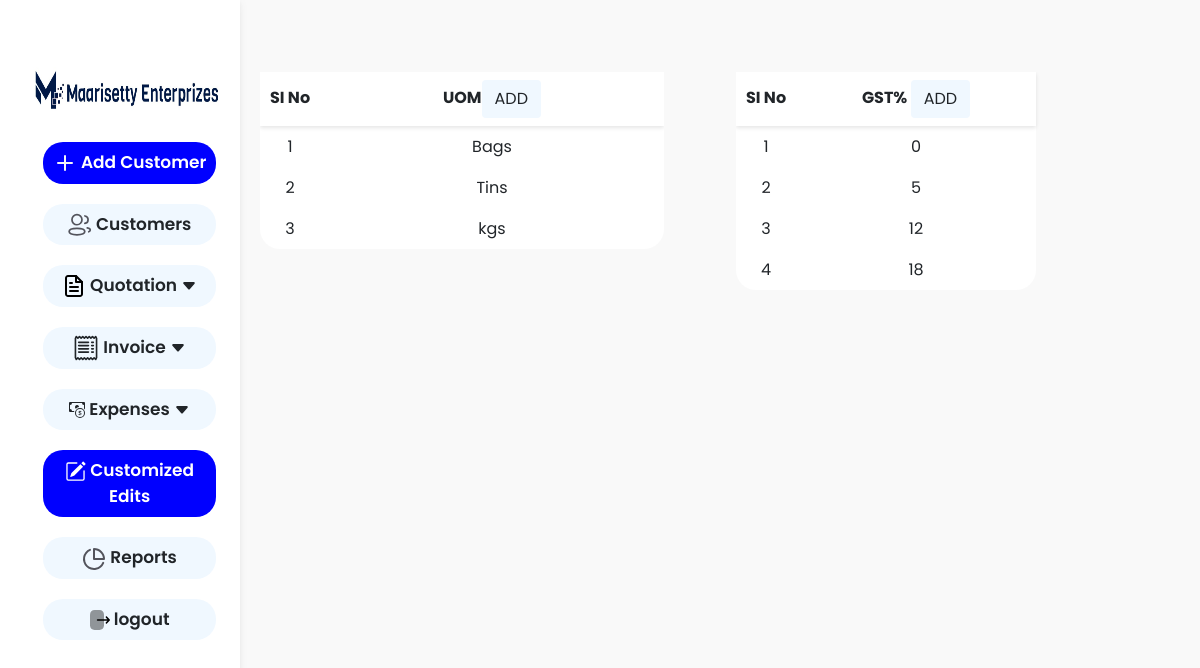
The page /customized_edits.php (signed in) on the database its author committed.
### tables this page shows
CREATE TABLE `service_names` (
  `si_No` int(11) NOT NULL,
  `service_Name` varchar(150) NOT NULL
);

CREATE TABLE `gst_no` (
  `si_No` int(11) NOT NULL,
  `gst` int(11) NOT NULL
);

### customized_edits.php (the view, shortened to what this page needs)
<!DOCTYPE html>
<html lang="en">
<head>
    <link href="https://cdn.jsdelivr.net/npm/bootstrap@5.0.2/dist/css/bootstrap.min.css" rel="stylesheet">
    <link rel="stylesheet" href="img/style.css">
    <link rel="stylesheet" href="img/stylemi.css">
</head>
<body>
    <div class="container-fluid">
        <div class="row">
            <section class="col-lg-2">
                <nav id="sidebarMenu" class="  collapse d-lg-block sidebar collapse bg-white">
                    <div class="container-fluid">
                        <a class="navbar-brand" href="#" id="change_password"><img src="img/me_log.jpg" alt="" height="60px" width="200px"></a>
                        <div class=" navbar-collapse  " id="navbarNav">
                            <ul class="navbar-nav " style="margin-left: 10%; text-align: center;">
                                <li class=" ">
                                    <a href="#" class="nav-link  nav-links active-link mt-4" id="add_customer"><svg xmlns="http://www.w3.org/2000/svg" width="24" height="24" viewBox="0 0 24 24" fill="none">
                                            <path d="M12 5V19" stroke="#F4F5FA" stroke-width="2" stroke-linecap="round" stroke-linejoin="round" />
                                            <path d="M5 12H19" stroke="#F4F5FA" stroke-width="2" stroke-linecap="round" stroke-linejoin="round" />
                                        </svg> Add Customer</a>
                                </li>
                                <li class="nav-item ">
                                    <a class="nav-link text-dark nav-links" href="viewcustomers.php"> Customers</a>
                                </li>
                                <li class="dropdown nav-item ">
                                    <a class="nav-link text-dark nav-links" href="#"> Quotation <svg xmlns="http://www.w3.org/2000/svg" width="16" height="16" fill="currentColor" class="bi bi-caret-down-fill" viewBox="0 0 16 16">
                                            <path d="M7.247 11.14 2.451 5.658C1.885 5.013 2.345 4 3.204 4h9.592a1 1 0 0 1 .753 1.659l-4.796 5.48a1 1 0 0 1-1.506 0z" />
                                        </svg></a>
                                </li>
                                <li class="dropdown nav-item ">
                                    <a class="nav-link text-dark  nav-links " href="#"> Invoice <svg xmlns="http://www.w3.org/2000/svg" width="16" height="16" fill="currentColor" class="bi bi-caret-down-fill" viewBox="0 0 16 16">
                                            <path d="M7.247 11.14 2.451 5.658C1.885 5.013 2.345 4 3.204 4h9.592a1 1 0 0 1 .753 1.659l-4.796 5.48a1 1 0 0 1-1.506 0z" />
                                        </svg></a>
                                </li>
                                <li class="dropdown nav-item ">
                                    <a class="nav-link  nav-links text-dark" href="expenditures.php"> Expenses <svg xmlns="http://www.w3.org/2000/svg" width="16" height="16" fill="currentColor" class="bi bi-caret-down-fill" viewBox="0 0 16 16">
                                            <path d="M7.247 11.14 2.451 5.658C1.885 5.013 2.345 4 3.204 4h9.592a1 1 0 0 1 .753 1.659l-4.796 5.48a1 1 0 0 1-1.506 0z" />
                                        </svg></a>
                                </li>
                                <li class="nav-item ">
                                    <a class="nav-link active-link nav-links" href="customized_edits.php"> Customized Edits</a>
                                </li>
                                <li class="nav-item ">
                                    <a class="nav-link text-dark nav-links" href="report.php"> Reports</a>
                                </li>
                                <li class="nav-item ">
                                    <a class="nav-link text-dark nav-links " href="logout.php"> logout</a>
                                </li>
                            </ul>
                        </div>
                    </div>
                </nav>
            </section>
            <section class="col-lg-10">
                <div class="container">
                    <div class="row ">
                        <div class="col-6  mt-5">
                            <div class=" ">
                                <div class="container ">
                                    <div class="table-container" style="height: 450px; overflow-y: auto;">
                                        <table class="table  viewinvoicetable" style="width: 100%;">
                                            <thead style="  background-color: white;" class="table-head">
                                                <th style="width: 60px;" class="pb-3">SI No</th>
                                                <th class="service_name">UOM<a href="#" class="btn service-btn" id="add_service">ADD </a></th>
                                            </thead>
                                            <tbody>
                                                <?php
                                                require_once('bhavidb.php');
                                                $sql = "SELECT * FROM service_names";
                                                $res = $conn->query($sql);
                                                while ($row = mysqli_fetch_assoc($res)) {
                                                    echo "<tr style='border:none;'>";
                                                    echo "<td style='border:none;'>" . $row['si_No'] . "</td>";
                                                    echo "<td style='border:none;'>" . $row['service_Name'] . "</td>";
                                                    echo "</tr>";
                                                }
                                                ?>
                                            </tbody>
                                        </table>
                                    </div>
                                </div>
                            </div>
                        </div>
                        <div class="col-6  mt-5 " ">
                            <div class=" container add_gst " >
                                <div class=" table-responsive">
                            <table class="table  viewinvoicetable" style="width: 300px; overflow-y: auto;">
                                <thead style="  background-color: white;" class="table-head">
                                    <th style=" width: 60px;" class="pb-3">SI No</th>
                                    <th>GST% <a href="#" class="btn service-btn" id="add_gst">ADD</a></th>
                                </thead>
                                <tbody>
                                    <?php
                                    require_once('bhavidb.php');
                                    $sql = "SELECT * FROM gst_no";
                                    $res = $conn->query($sql);
                                    if ($res === false) {
                                    } else {
                                        while ($row = mysqli_fetch_assoc($res)) {
                                            echo "<tr style='border:none;'>";
                                            echo "<td  style='border:none;'>" . $row['si_No'] . "</td>";
                                            echo "<td  style='border:none;'>" . $row['gst'] . "</td>";
                                            echo "</tr>";
                                        }
                                    }
                                    ?>
                                </tbody>
                            </table>
                        </div>
                    </div>
                </div>
        </div>
    </div>
    </section>
    </div>
    </div>
</body>
</html>

### img/stylemi.css (style rules this page uses)
* { font-family: 'Poppins', sans-serif; }
.navbar-nav { color: black; font-family: 'Poppins', sans-serif; font-weight: 600; font-size: 17px; }
table { border-collapse: collapse; width: 100%; }
th, td { border: 1px solid black; padding: 8px; text-align: left; }
th { background-color: #f2f2f2; }
.viewinvoicetable { justify-content: center; }
.viewinvoicetable th { text-align: center; border: none; }
.viewinvoicetable td { text-align: center; }
.add_gst { justify-content: end; }
.dropdown { position: relative; display: inline-block; }
.sidebar { position: fixed; top: 0; bottom: 0; left: 0; padding: 58px 0 0; box-shadow: 0 2px 5px 0 rgb(0 0 0 / 5%), 0 2px 10px 0 rgb(0 0 0 / 5%); width: 240px; z-index: 600; }
.nav-links { background-color: aliceblue; border-radius: 20px; }
.active-link { background-color: blue; color: white; }
body { background-color: #f9f9f9; }
.nav-item { padding-top: 20px; }

### customized_edits.php (style rules this page uses)
.table.viewinvoicetable thead { position: sticky; top: 0; z-index: 1; background-color: #f2f2f2; box-shadow: 0 2px 4px rgba(0, 0, 0, 0.1); }
table { background-color: white; border-radius: 20px; }
.service-btn { background-color: #f0f8ff; }
.nav-item { padding-top: 20px; }

### rows shown on the page
service_names: si_No "1", service_Name "Bags"
service_names: si_No "2", service_Name "Tins"
service_names: si_No "3", service_Name "kgs"
gst_no: si_No "1", gst "0"
gst_no: si_No "2", gst "5"
gst_no: si_No "3", gst "12"
gst_no: si_No "4", gst "18"
